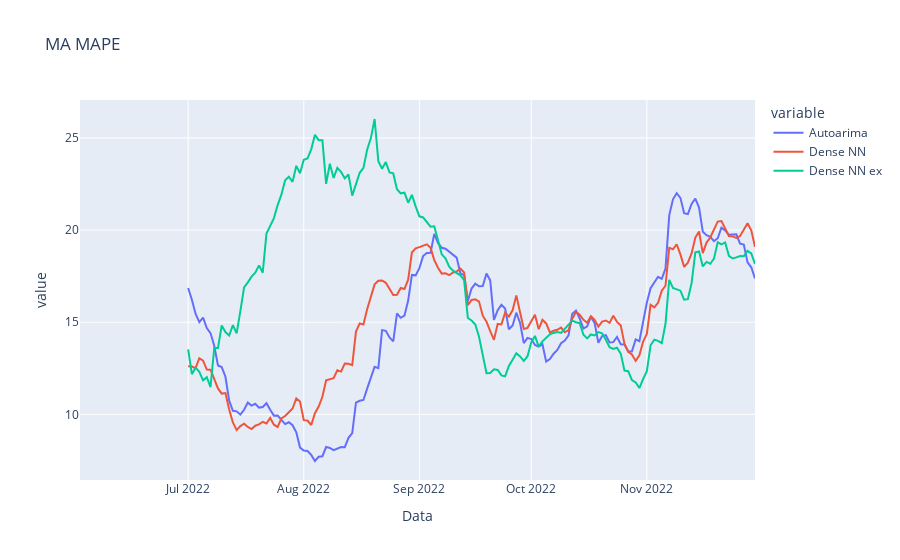

Source (notebook cell):
### Code cell
# plot moving average of MAE
fig = px.line(mape_ma, title='MA MAPE')
fig.show()

### Figure 1 — Plotly figure (JSON) as saved in the notebook; plotly's stock layout.template omitted (floating-point values rounded to 4 significant figures; data arrays with more than 128 entries replaced by an {"elided": "..."} marker saying what was removed)
{"data": [{"hovertemplate": "variable=Autoarima<br>Data=%{x}<br>value=%{y}<extra></extra>", "legendgroup": "Autoarima", "line": {"color": "#636efa", "dash": "solid"}, "marker": {"symbol": "circle"}, "mode": "lines", "name": "Autoarima", "orientation": "v", "showlegend": true, "type": "scatter", "x": {"elided": "182 str values"}, "xaxis": "x", "y": {"elided": "182 float values"}, "yaxis": "y"}, {"hovertemplate": "variable=Dense NN<br>Data=%{x}<br>value=%{y}<extra></extra>", "legendgroup": "Dense NN", "line": {"color": "#EF553B", "dash": "solid"}, "marker": {"symbol": "circle"}, "mode": "lines", "name": "Dense NN", "orientation": "v", "showlegend": true, "type": "scatter", "x": {"elided": "182 str values"}, "xaxis": "x", "y": {"elided": "182 float values"}, "yaxis": "y"}, {"hovertemplate": "variable=Dense NN ex<br>Data=%{x}<br>value=%{y}<extra></extra>", "legendgroup": "Dense NN ex", "line": {"color": "#00cc96", "dash": "solid"}, "marker": {"symbol": "circle"}, "mode": "lines", "name": "Dense NN ex", "orientation": "v", "showlegend": true, "type": "scatter", "x": {"elided": "182 str values"}, "xaxis": "x", "y": {"elided": "182 float values"}, "yaxis": "y"}], "layout": {"legend": {"title": {"text": "variable"}, "tracegroupgap": 0}, "title": {"text": "MA MAPE"}, "xaxis": {"anchor": "y", "domain": [0, 1], "title": {"text": "Data"}}, "yaxis": {"anchor": "x", "domain": [0, 1], "title": {"text": "value"}}}}
